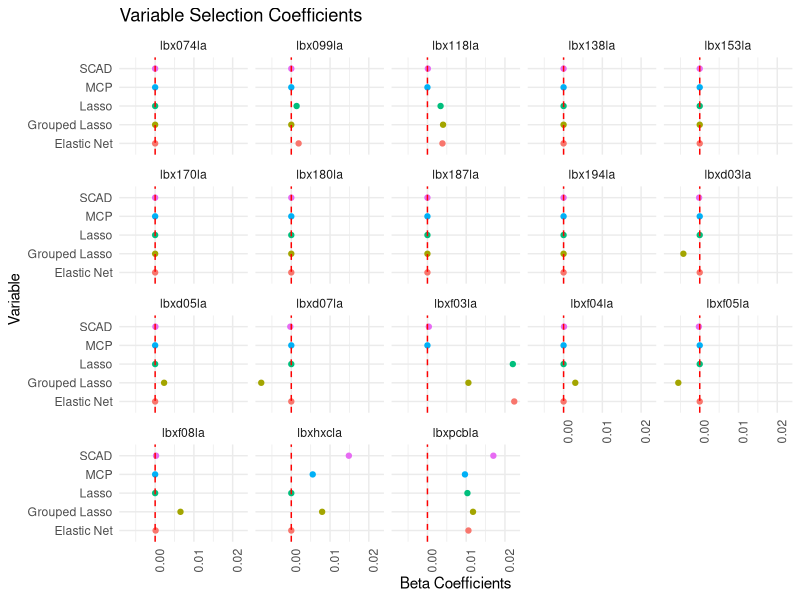
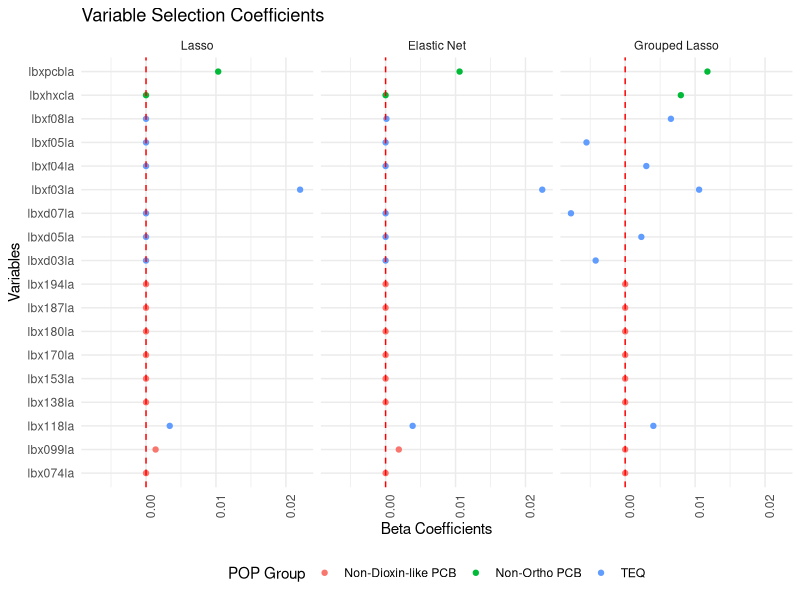

The R source for these figures, in order:
## ---- chunk 1
#install.packages("tidyverse")
library(tidyverse)
## ---- chunk 2
#Need two periods to knit: "../"
#Need one period to run in console: "./"
#Or change file path to match your computer
grouped <- read_csv("../Variable Selection/grouped_betas.csv")
ind <- read_csv("../Variable Selection/ind_betas.csv")

plot_all <- rbind(grouped, ind) %>% filter(grepl("la$", variable)) 
## ---- chunk 3
plot_all %>%
  ggplot(aes(x = method, y = round(beta, 5))) + geom_point(aes(color = method)) +
  theme_minimal() + geom_hline(yintercept = 0, color = "red", linetype = "dashed") +
  theme(axis.text.x = element_text(angle = 90, hjust = 1), legend.position = "none") +
  facet_wrap( ~ variable) + coord_flip() + 
  labs(title = "Variable Selection Coefficients", 
       y = "Beta Coefficients",
       x = "Variable", 
       color = "Method")
## ---- chunk 4
plot_all <- plot_all %>%
  mutate(group = case_when(variable == "lbx118la" ~ "TEQ",
                           grepl("lbxf|d", variable) == TRUE ~ "TEQ",
                           grepl("lbx1|0", variable) == TRUE ~ "Non-Dioxin-like PCB",
                           grepl("lbxh|p", variable) == TRUE ~ "Non-Ortho PCB"))
           
table(plot_all$variable, plot_all$group)                       
     
plot_all %>% 
  mutate(variable = as.factor(variable),
         group = as.factor(group),
         method = as.factor(method)) %>% 
  mutate(method = fct_relevel(method, c("Lasso", "Elastic Net", "Grouped Lasso"))) %>% 
  group_by(group) %>% 
  filter(method %in% c("Lasso", "Grouped Lasso", "Elastic Net")) %>% 
  ggplot(aes(x = variable, y = round(beta, 5))) + geom_point(aes(color = group)) +
  theme_minimal() + geom_hline(yintercept = 0, color = "red", linetype = "dashed") +
  theme(axis.text.x = element_text(angle = 90, hjust = 1), legend.position = "bottom") +
  facet_wrap( ~ method) + coord_flip() + 
  labs(title = "Variable Selection Coefficients", 
       y = "Beta Coefficients",
       x = "Variables", 
       color = "POP Group")
